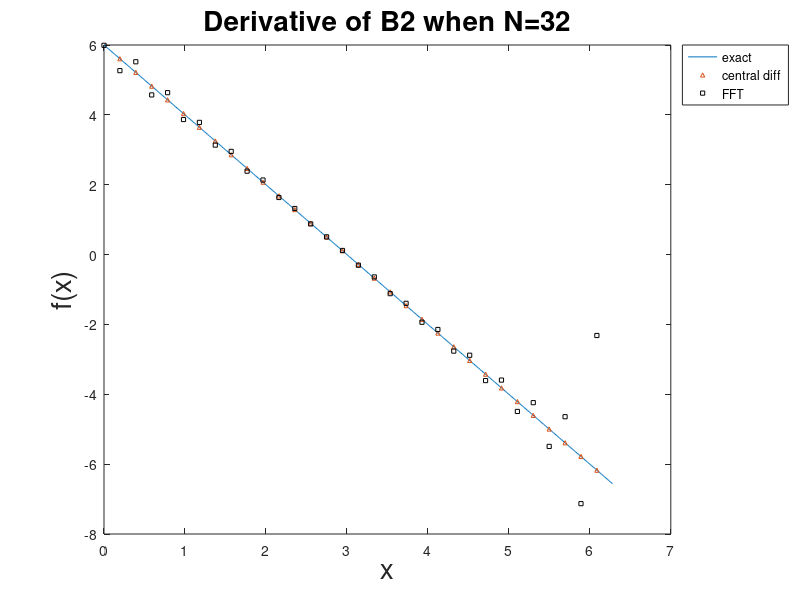

Write MATLAB code to recreate this figure.
%會用到的值
f = @(x) 6*x - x.^2;
f_d = @(x) 6-2*x;
N=32;
h=2*pi/N;

%正確的微分
x = [0:0.01:2*pi];
plot(x, f_d(x));
hold on;

%central difference
n=[1:N-1];
f_central = (f(h*(n+1))-f(h*(n-1)))/(2*h);
plot((n*h), f_central, '^','MarkerSize',3);
hold on;

%FFT
k=[[0:N/2-1]';[-N/2:-1]']'
k(1)=0;
x=[0:h:2*pi-h];
f_hat = fft(f(x));
f_hat_d = i*k.*f_hat;
f_FFT = ifft(f_hat_d);
plot(x,f_FFT,'ks','MarkerSize',3);

%圖的裝飾
xlabel('x', 'Fontsize', 20);
ylabel('f(x)', 'Fontsize', 20)
title('Derivative of B2 when N=32', 'Fontsize', 20)
legend('exact', 'central diff', 'FFT', 'location','northeastoutside')

